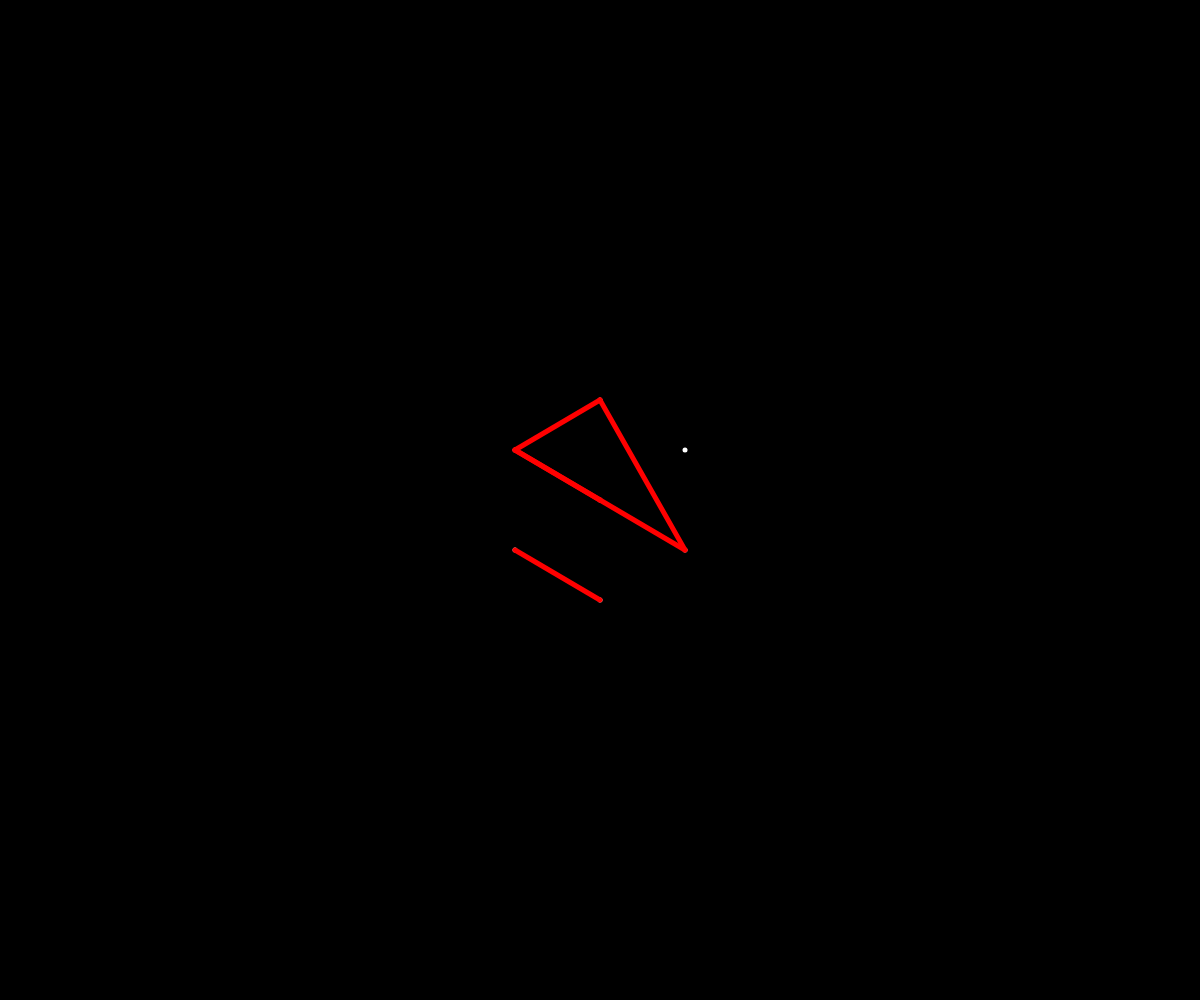
Frame 1 (no input)
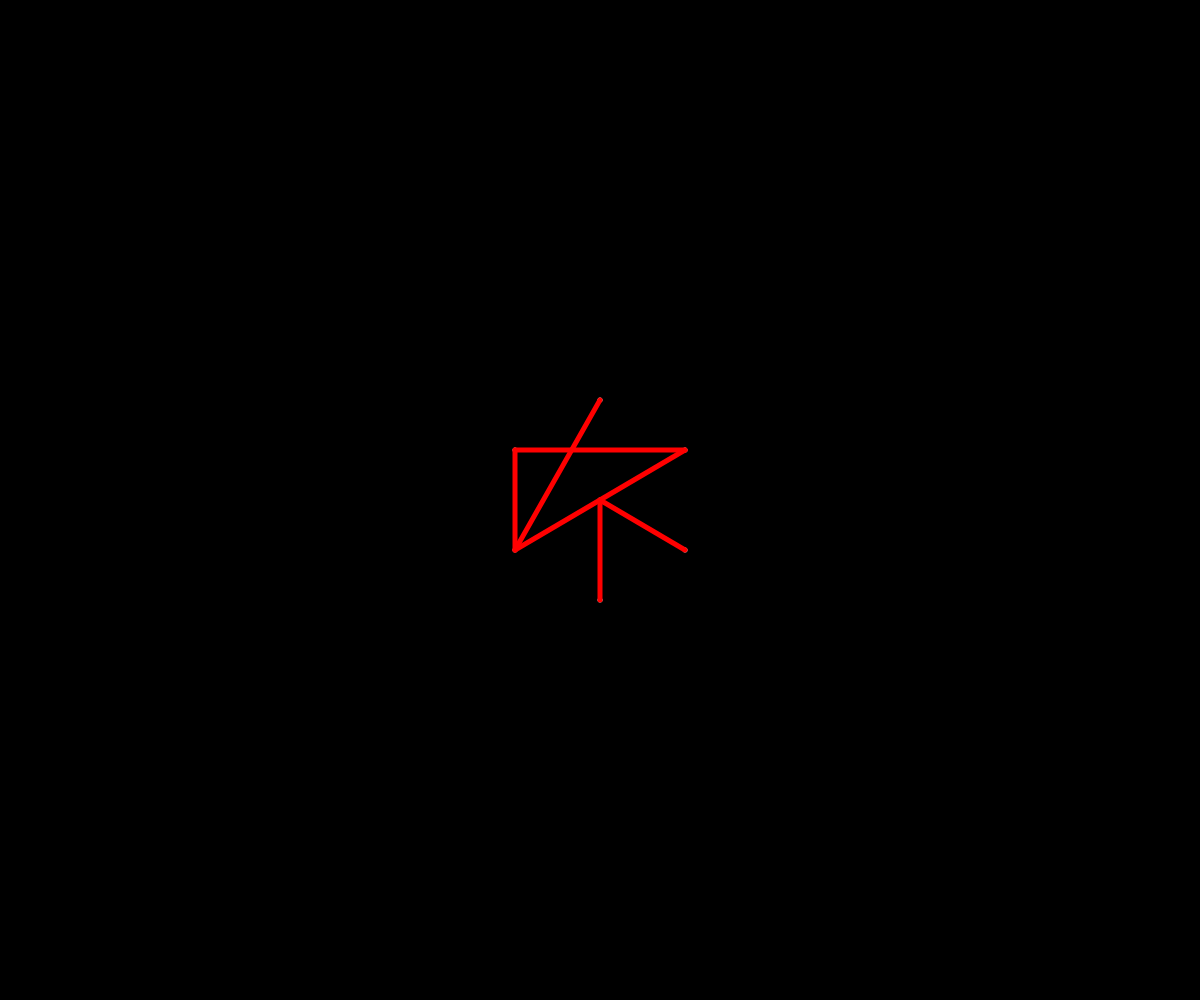
Frame 2 (the mouse pressed at the canvas centre, redrawn once)

The p5.js sketch that drew these frames (run headless with seeded random() and noise() and a simulated clock; the mouse was pressed at the canvas centre and the sketch redrawn once):

// p5.js sketch
// ── sketch.js
let points = []; // declaring array for coordinates
let lineStart = 0;
let lineEnd = 0;

let otherPoints = [
  {x:50, y:25},
  {x:25, y:10},
  {x:10, y:90} // these are object literals
  // they specify the keys (names of fields)
  // and values (values of fields) of different
  // child properties in an arrayor otherwise
]

function setup() {
  createCanvas(windowWidth, windowHeight);
  
  points = [
    createVector(0,0),
    createVector(0,-100),
    createVector(85,50),
    createVector(-85,50),
    createVector(0,100),
    createVector(-85,-50),
    createVector(85,-50),
  ];
}

function draw() {
  noLoop();
  background(0);
  translate(width/2,height/2);
  stroke(255);
  strokeWeight(5);
  for(let i = 0; i<points.length; i++){
    point(points[i].x, points[i].y);
  }
  stroke(255,0,0);
  // line(points[lineStart].x, points[lineStart].y,
   // points[lineEnd].x, points[lineEnd].y);

  let lineAmount = floor(random(1,9));
  for(let i = 0; i<lineAmount; i++){
    let start = floor(random(points.length));
    let end = floor(random(points.length));
    line(points[start].x, points[start].y, points[end].x, points[end].y);
  }

}

function mousePressed(){
  lineStart = floor(random(points.length));
  lineEnd = floor(random(points.length));
  // floor function will round a number to
  // whatever the lower whole integer is



}
